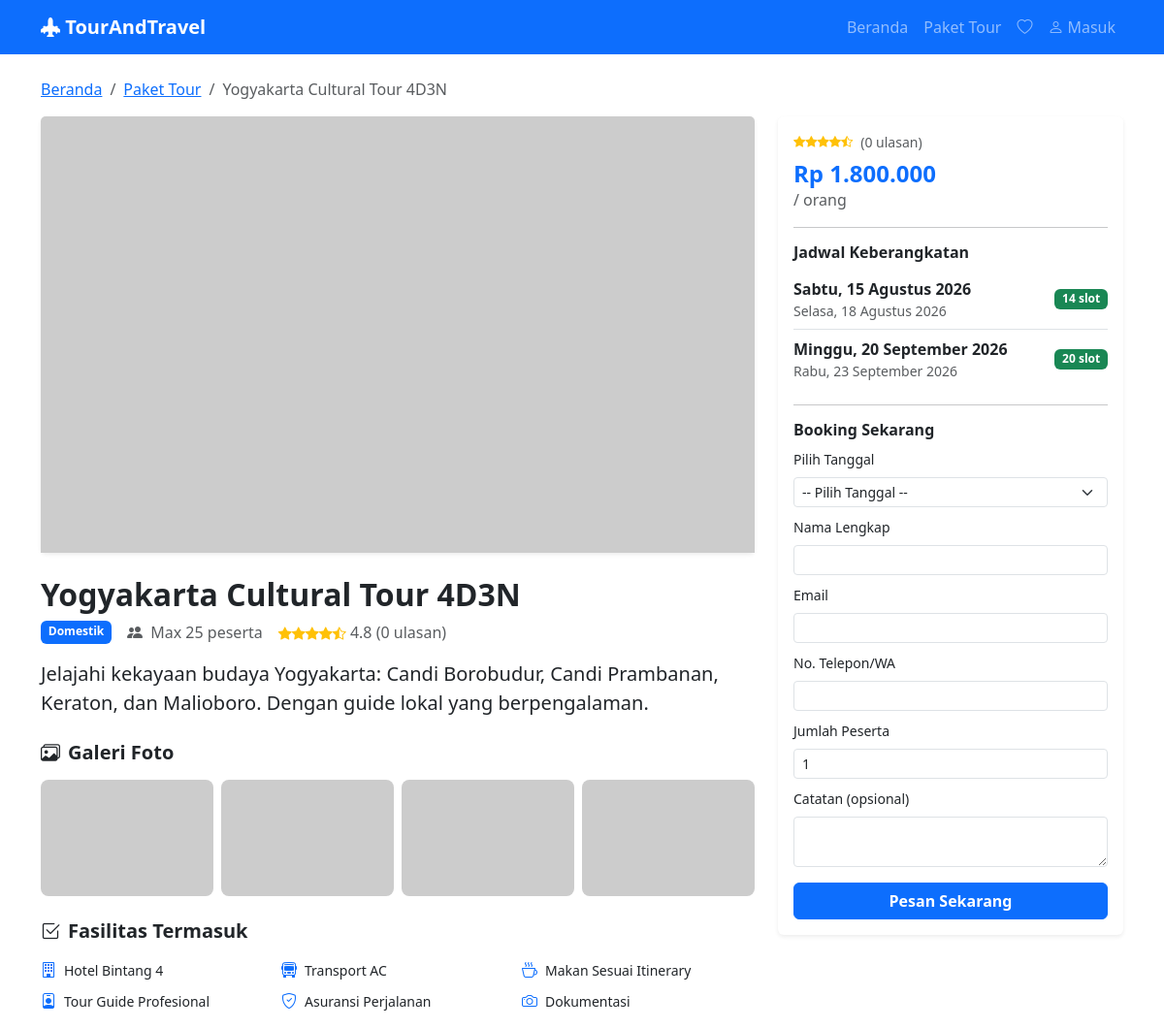
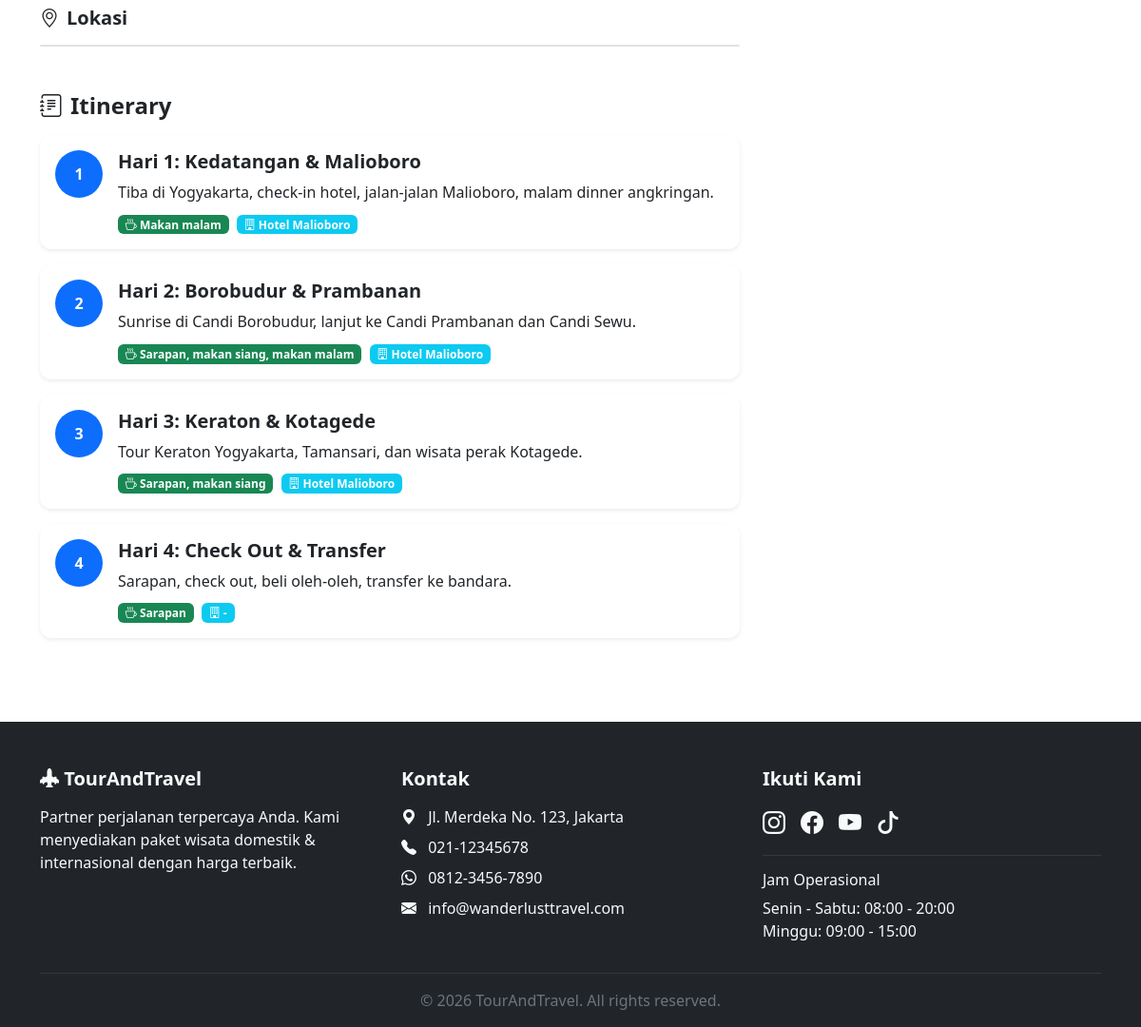
/tour-detail.php?slug=yogyakarta-cultural-tour-4d3n, run on the app's committed database (2 pictures, top to bottom).
### tables this page shows
CREATE TABLE IF NOT EXISTS tours (
    id INT AUTO_INCREMENT PRIMARY KEY,
    title VARCHAR(200) NOT NULL,
    slug VARCHAR(200) NOT NULL UNIQUE,
    category VARCHAR(100) NOT NULL,
    description TEXT,
    price DECIMAL(12,2) NOT NULL,
    original_price DECIMAL(12,2) DEFAULT NULL,
    max_participants INT NOT NULL DEFAULT 20,
    rating DECIMAL(2,1) DEFAULT 4.8,
    total_reviews INT DEFAULT 0,
    cover_image VARCHAR(255) DEFAULT NULL,
    wiki_image VARCHAR(255) DEFAULT NULL,
    is_active TINYINT(1) NOT NULL DEFAULT 1,
    created_at TIMESTAMP DEFAULT CURRENT_TIMESTAMP,
    updated_at TIMESTAMP DEFAULT CURRENT_TIMESTAMP ON UPDATE CURRENT_TIMESTAMP
);

CREATE TABLE IF NOT EXISTS itineraries (
    id INT AUTO_INCREMENT PRIMARY KEY,
    tour_id INT NOT NULL,
    day_number INT NOT NULL,
    title VARCHAR(200) NOT NULL,
    description TEXT,
    meals VARCHAR(200) DEFAULT NULL,
    accommodation VARCHAR(200) DEFAULT NULL,
    FOREIGN KEY (tour_id) REFERENCES tours(id) ON DELETE CASCADE
);

CREATE TABLE IF NOT EXISTS tour_dates (
    id INT AUTO_INCREMENT PRIMARY KEY,
    tour_id INT NOT NULL,
    departure_date DATE NOT NULL,
    return_date DATE NOT NULL,
    available_slots INT NOT NULL,
    is_active TINYINT(1) NOT NULL DEFAULT 1,
    FOREIGN KEY (tour_id) REFERENCES tours(id) ON DELETE CASCADE
);

### includes/db.php (called while the page is built, shortened)
<?php
class Database {
    private static $instance = null;
    private $conn;
    private function __construct() {
        try {
            $dsn = "mysql:host=" . DB_HOST . ";dbname=" . DB_NAME . ";charset=utf8mb4";
            $this->conn = new PDO($dsn, DB_USER, DB_PASS);
            $this->conn->setAttribute(PDO::ATTR_ERRMODE, PDO::ERRMODE_EXCEPTION);
            $this->conn->setAttribute(PDO::ATTR_DEFAULT_FETCH_MODE, PDO::FETCH_ASSOC);
            $this->conn->setAttribute(PDO::ATTR_EMULATE_PREPARES, false);
        } catch (PDOException $e) {
            die("Koneksi database gagal: " . $e->getMessage());
        }
    }
    public static function getInstance() {
        if (self::$instance === null) {
            self::$instance = new self();
        }
        return self::$instance;
    }
    public function getConnection() {
        return $this->conn;
    }
}
function db() {
    return Database::getInstance()->getConnection();
}
?>

### tour-detail.php (the view, shortened to what this page needs)
<?php
require_once 'includes/db.php';
require_once 'includes/functions.php';
$slug = $_GET['slug'] ?? '';
$tour = getTourBySlug($slug);
$tourDates = getTourDates($tour['id']);
$itineraries = getItineraries($tour['id']);
require_once 'includes/header.php';
?>
<div class="container py-4">
    <nav aria-label="breadcrumb" class="mb-3">
        <ol class="breadcrumb">
            <li class="breadcrumb-item"><a href="index.php">Beranda</a></li>
            <li class="breadcrumb-item"><a href="tours.php">Paket Tour</a></li>
            <li class="breadcrumb-item active"><?= e($tour['title']) ?></li>
        </ol>
    </nav>
    <div class="row">
        <div class="col-lg-8">
            <div class="card border-0 shadow-sm mb-4">
                <img src="<?= getTourImage($tour, 'large') ?>" onerror="this.src='<?= getTourImageFallback($tour, 'large') ?>'" class="card-img-top" style="max-height: 450px; object-fit: cover;" alt="<?= e($tour['title']) ?>">
            </div>
            <h2 class="fw-bold"><?= e($tour['title']) ?></h2>
            <div class="d-flex flex-wrap gap-3 mb-3">
                <span class="badge bg-primary"><?= e($tour['category']) ?></span>
                <span class="text-muted"><i class="bi bi-people-fill me-1"></i> Max <?= $tour['max_participants'] ?> peserta</span>
                <span class="text-muted"><?= renderStars($tour['rating']) ?> <?= $tour['rating'] ?> (<?= $tour['total_reviews'] ?> ulasan)</span>
            </div>
            <p class="lead"><?= nl2br(e($tour['description'])) ?></p>
            <h5 class="fw-bold mt-4 mb-3"><i class="bi bi-images me-2"></i>Galeri Foto</h5>
            <div class="row g-2 mb-4">
                <?php $galleryKw = getGalleryKeywords($tour); ?>
                <?php foreach (array_slice($galleryKw, 0, 4) as $i => $kw):
                    $galleryUrl = "https://loremflickr.com/640/480/" . urlencode(strtolower($kw)) . "?lock=" . crc32($kw); ?>
                <div class="col-6 col-md-3">
                    <a href="<?= $galleryUrl ?>" target="_blank" class="text-decoration-none">
                        <img src="<?= $galleryUrl ?>" class="w-100 rounded-3" style="height: 120px; object-fit: cover;" alt="" onerror="this.remove()">
                    </a>
                </div>
                <?php endforeach; ?>
            </div>
            <h5 class="fw-bold mt-4 mb-3"><i class="bi bi-check2-square me-2"></i>Fasilitas Termasuk</h5>
            <div class="row g-2 mb-4">
                <?php foreach (getTourFacilities() as $f): ?>
                <div class="col-6 col-md-4">
                    <div class="d-flex align-items-center gap-2">
                        <i class="bi <?= $f['icon'] ?> text-primary"></i>
                        <small><?= $f['label'] ?></small>
                    </div>
                </div>
                <?php endforeach; ?>
            </div>
            <h5 class="fw-bold mt-4 mb-3"><i class="bi bi-geo-alt me-2"></i>Lokasi</h5>
            <div class="rounded-3 overflow-hidden mb-4 border">
            </div>
            <?php if (count($itineraries) > 0): ?>
            <h4 class="fw-bold mt-5 mb-3"><i class="bi bi-journal-text me-2"></i>Itinerary</h4>
            <div class="timeline">
                <?php foreach ($itineraries as $it): ?>
                <div class="card border-0 shadow-sm mb-3 itinerary-card">
                    <div class="card-body">
                        <div class="d-flex">
                            <div class="itinerary-day me-3 text-center">
                                <div class="bg-primary text-white rounded-circle d-flex align-items-center justify-content-center" style="width: 50px; height: 50px;">
                                    <strong><?= $it['day_number'] ?></strong>
                                </div>
                            </div>
                            <div class="flex-grow-1">
                                <h5 class="fw-semibold">Hari <?= $it['day_number'] ?>: <?= e($it['title']) ?></h5>
                                <p class="mb-2"><?= nl2br(e($it['description'])) ?></p>
                                <?php if ($it['meals']): ?>
                                    <span class="badge bg-success me-1"><i class="bi bi-cup-hot"></i> <?= e($it['meals']) ?></span>
                                <?php endif; ?>
                                <?php if ($it['accommodation']): ?>
                                    <span class="badge bg-info"><i class="bi bi-building"></i> <?= e($it['accommodation']) ?></span>
                                <?php endif; ?>
                            </div>
                        </div>
                    </div>
                </div>
                <?php endforeach; ?>
            </div>
            <?php endif; ?>
        </div>
        <div class="col-lg-4">
            <div class="card border-0 shadow-sm mb-4 sticky-top" style="top: 80px; z-index: 100;">
                <div class="card-body">
                    <div class="d-flex align-items-center gap-2 small mb-2">
                        <?= renderStars($tour['rating']) ?>
                        <span class="text-muted">(<?= $tour['total_reviews'] ?> ulasan)</span>
                    </div>
                    <h4 class="fw-bold text-primary mb-0"><?= formatRupiah($tour['price']) ?></h4>
                    <p class="text-muted">/ orang</p>
                    <?php if (count($tourDates) > 0): ?>
                    <hr>
                    <h6 class="fw-semibold">Jadwal Keberangkatan</h6>
                    <div class="mb-3">
                        <?php foreach ($tourDates as $td): ?>
                            <?php $sisa = getSisaSlot($td['id']); ?>
                            <div class="d-flex justify-content-between align-items-center py-2 border-bottom date-item">
                                <div>
                                    <strong><?= tglIndonesia($td['departure_date']) ?></strong>
                                    <span class="d-block small text-muted"><?= tglIndonesia($td['return_date']) ?></span>
                                </div>
                                <span class="badge <?= $sisa > 0 ? 'bg-success' : 'bg-danger' ?>">
                                    <?= $sisa > 0 ? "$sisa slot" : 'Penuh' ?>
                                </span>
                            </div>
                        <?php endforeach; ?>
                    </div>
                    <hr>
                    <h6 class="fw-semibold">Booking Sekarang</h6>
                    <form method="POST">
                        <div class="mb-2">
                            <label class="form-label small">Pilih Tanggal</label>
                            <select name="tour_date_id" class="form-select form-select-sm" required>
                                <option value="">-- Pilih Tanggal --</option>
                            </select>
                        </div>
                        <div class="mb-2">
                            <label class="form-label small">Nama Lengkap</label>
                            <input type="text" name="name" class="form-control form-control-sm" required>
                        </div>
                        <div class="mb-2">
                            <label class="form-label small">Email</label>
                            <input type="email" name="email" class="form-control form-control-sm" required>
                        </div>
                        <div class="mb-2">
                            <label class="form-label small">No. Telepon/WA</label>
                            <input type="text" name="phone" class="form-control form-control-sm" required>
                        </div>
                        <div class="mb-2">
                            <label class="form-label small">Jumlah Peserta</label>
                            <input type="number" name="participants" class="form-control form-control-sm" min="1" value="1" required>
                        </div>
                        <div class="mb-3">
                            <label class="form-label small">Catatan (opsional)</label>
                            <textarea name="notes" class="form-control form-control-sm" rows="2"></textarea>
                        </div>
                        <button type="submit" class="btn btn-primary w-100 fw-semibold">Pesan Sekarang</button>
                    </form>
                    <?php else: ?>
                    <div class="alert alert-warning py-2 small mb-0">
                        <i class="bi bi-exclamation-triangle me-1"></i> Belum ada jadwal keberangkatan tersedia
                    </div>
                    <?php endif; ?>
                </div>
            </div>
        </div>
    </div>
</div>
<?php require_once 'includes/footer.php'; ?>

### assets/css/style.css (style rules this page uses)
:root { --primary: #0d6efd; --primary-dark: #0b5ed7; }
.itinerary-card { border-radius: 12px; transition: transform 0.2s ease; }
.date-item:last-child { border-bottom: none !important; }

### data on the page
tours: title "Yogyakarta Cultural Tour 4D3N", category "Domestik", max_participants "25", rating "4.8", total_reviews "0", description "Jelajahi kekayaan budaya Yogyakarta: Candi Borobudur, Candi Prambanan, Keraton, dan Malioboro. Dengan guide lokal yang berpengalaman.", price "Rp 1.800.000"
itineraries: day_number "1", title "Kedatangan & Malioboro", description "Tiba di Yogyakarta, check-in hotel, jalan-jalan Malioboro, malam dinner angkringan.", meals "Makan malam", accommodation "Hotel Malioboro"
itineraries: day_number "2", title "Borobudur & Prambanan", description "Sunrise di Candi Borobudur, lanjut ke Candi Prambanan dan Candi Sewu.", meals "Sarapan, makan siang, makan malam", accommodation "Hotel Malioboro"
itineraries: day_number "3", title "Keraton & Kotagede", description "Tour Keraton Yogyakarta, Tamansari, dan wisata perak Kotagede.", meals "Sarapan, makan siang", accommodation "Hotel Malioboro"
itineraries: day_number "4", title "Check Out & Transfer", description "Sarapan, check out, beli oleh-oleh, transfer ke bandara.", meals "Sarapan", accommodation "-"
tour_dates: departure_date "Sabtu, 15 Agustus 2026", return_date "Selasa, 18 Agustus 2026", sisa "14"
tour_dates: departure_date "Minggu, 20 September 2026", return_date "Rabu, 23 September 2026", sisa "20"

### other printed values
SITE_NAME "TourAndTravel"
$f['label'] "Hotel Bintang 4"
$f['label'] "Transport AC"
$f['label'] "Makan Sesuai Itinerary"
$f['label'] "Tour Guide Profesional"
$f['label'] "Asuransi Perjalanan"
$f['label'] "Dokumentasi"
